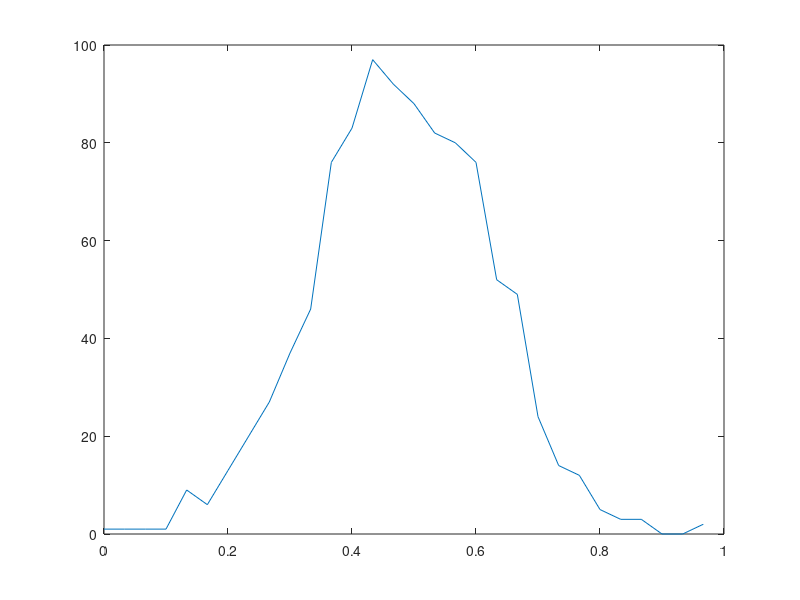

The MATLAB script that drew this image:
%4 different values of n for the problem
%n = 100;
%n = 1000;
%n = 10000;
n = 100000;

%rand(1,n) will generate the X_i's for a particular y
%they are summed up and then the result is divided by n to obtain Y
Y = [];
for j=1:1000
    Y = [Y sum(rand(1,n))*(1/n)];
end
%plot the histogram of the Y vector
histData = hist(Y,30);
X = 0:1/30:1;
plot(X(1:30),histData)
meanY = mean(Y)
varY = var(Y)
%bar(X(1:30),histData)